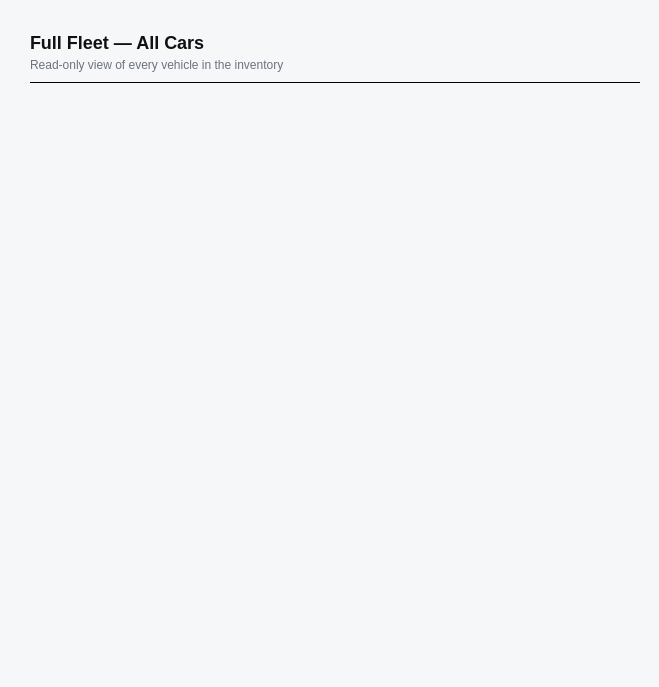
    <widget class="QWidget" name="allCarsPage">
     <property name="styleSheet">
      <string notr="true">background-color: #F5F7F9;</string>
     </property>
     <widget class="QLabel" name="allTitle">
      <property name="geometry">
       <rect>
        <x>30</x>
        <y>28</y>
        <width>500</width>
        <height>28</height>
       </rect>
      </property>
      <property name="styleSheet">
       <string notr="true">font-size: 18px;
font-weight: bold;
color: #111111;
background: transparent;
font-family: Segoe UI;</string>
      </property>
      <property name="text">
       <string>Full Fleet — All Cars</string>
      </property>
     </widget>
     <widget class="QLabel" name="allSubtitle">
      <property name="geometry">
       <rect>
        <x>30</x>
        <y>56</y>
        <width>500</width>
        <height>18</height>
       </rect>
      </property>
      <property name="styleSheet">
       <string notr="true">font-size: 12px;
color: #6B7280;
background: transparent;
font-family: Segoe UI;</string>
      </property>
      <property name="text">
       <string>Read-only view of every vehicle in the inventory</string>
      </property>
     </widget>
     <widget class="QFrame" name="allDivider">
      <property name="geometry">
       <rect>
        <x>30</x>
        <y>82</y>
        <width>610</width>
        <height>1</height>
       </rect>
      </property>
      <property name="styleSheet">
       <string notr="true">background-color: #E5E7EB;</string>
      </property>
      <property name="frameShape">
       <enum>QFrame::Shape::HLine</enum>
      </property>
     </widget>
     <widget class="QTableWidget" name="allCarsTable">
      <property name="geometry">
       <rect>
        <x>20</x>
        <y>94</y>
        <width>630</width>
        <height>584</height>
       </rect>
      </property>
      <property name="frameShape">
       <enum>QFrame::Shape::NoFrame</enum>
      </property>
     </widget>
    </widget>
